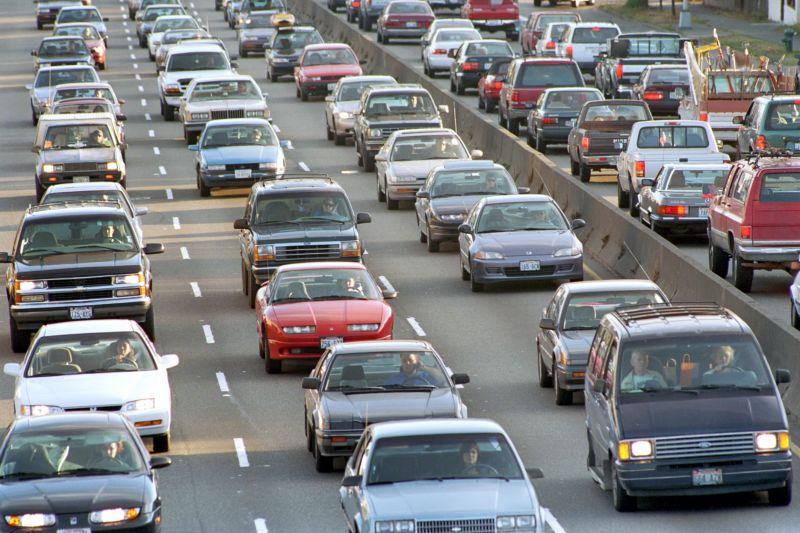
#> input picture images/cars.jpg, 800 x 533 px, given in place of solidWhiteRight.mp4, which was not available
$ python find_lane_live.py
#> lines starting #> are read from the running program, lines starting #| are printed output that depends on the picture; after the words box and inside, x2 and y2 are one past the last pixel; in counts of white or black regions, pixels touching at a corner belong together; pictures that were not available may be replaced by others from this repository, and a replacement may not be noted
#> further down, frame is the input picture: shape (533, 800, 3); mean B, G, R 128, 126, 124.8
import numpy as np
import cv2

def processImage (image):
    #Loading test images
    #image = cv2.imread('test_images/solidWhiteRight.jpg')

    #Convert to Grey Image
    grey_image = cv2.cvtColor(image, cv2.COLOR_BGR2GRAY)
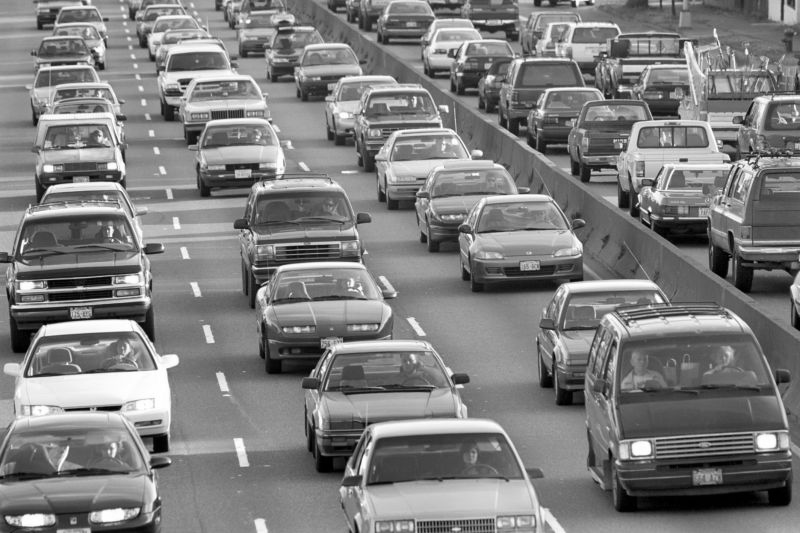
#> grey_image: shape (533, 800); min 0, max 255, mean 125.9

    # Define a kernel size and apply Gaussian smoothing
    kernel_size = 5
    blur_gray = cv2.GaussianBlur(grey_image,(kernel_size, kernel_size),0)

    # Define our parameters for Canny and apply
    low_threshold = 50
    high_threshold = 150
    edges = cv2.Canny(blur_gray, low_threshold, high_threshold)
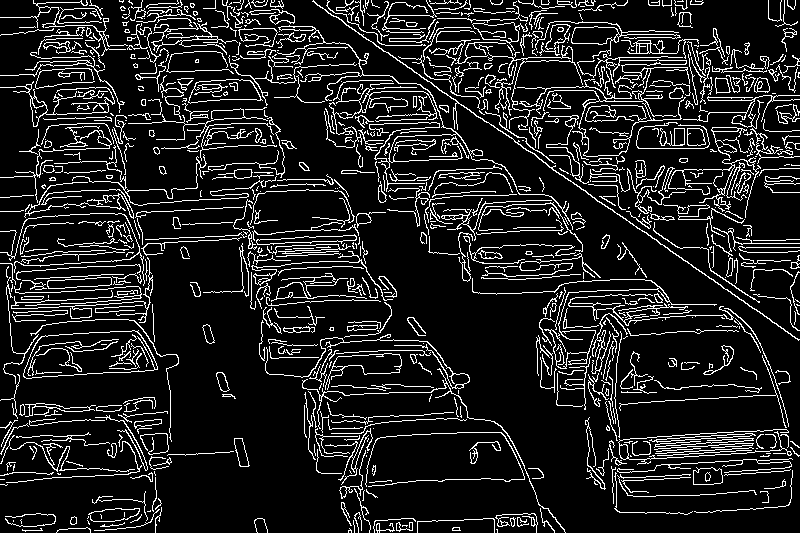
#> edges: shape (533, 800); 12.6% white in thin lines or dots

    # Next we'll create a masked edges image using cv2.fillPoly()
    mask = np.zeros_like(edges)
    ignore_mask_color = 255

    # Defining Region of Interest
    imshape = image.shape
#> imshape = (533, 800, 3)
    vertices = np.array([[(0,imshape[0]),(450, 320), (500, 320), (imshape[1],imshape[0])]], dtype=np.int32)
    cv2.fillPoly(mask, vertices, ignore_mask_color)
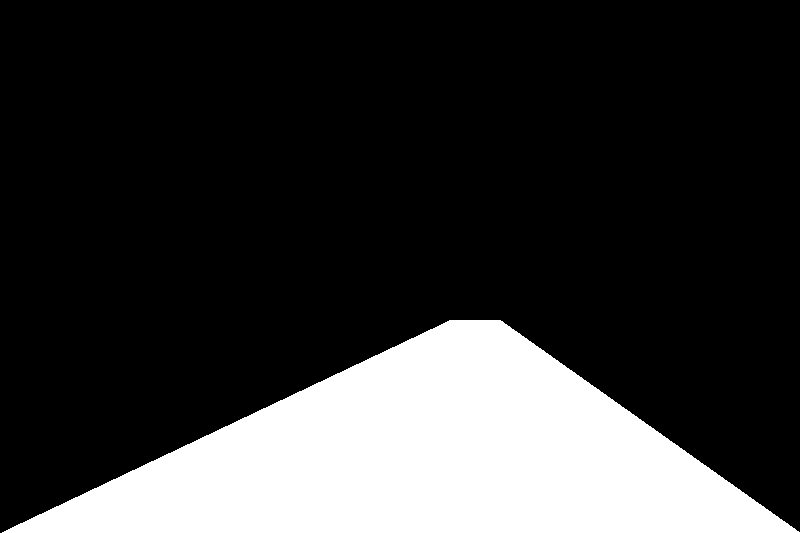
#> mask: shape (533, 800); 21.2% white; 1 white region, box (x1, y1, x2, y2) and area: (2, 320, 800, 533) 90578
    masked_edges = cv2.bitwise_and(edges, mask)
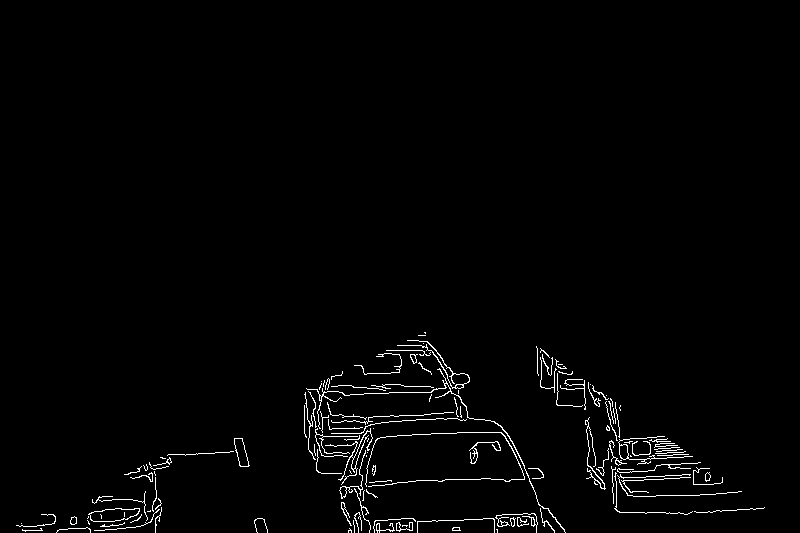
#> masked_edges: shape (533, 800); 1.6% white in thin lines or dots, all inside (x1, y1, x2, y2) = (16, 332, 765, 533)

    # Define the Hough transform parameters
    # Make a blank the same size as our image to draw on
    rho = 2 # distance resolution in pixels of the Hough grid
    theta = np.pi/180 # angular resolution in radians of the Hough grid
    threshold = 15     # minimum number of votes (intersections in Hough grid cell)
    min_line_length = 40 #minimum number of pixels making up a line
    max_line_gap = 30    # maximum gap in pixels between connectable line segments
    line_image = np.copy(image)*0 # creating a blank to draw lines on
#> line_image: shape (533, 800, 3); every value is 0

    # Run Hough on edge detected image
    # Output "lines" is an array containing endpoints of detected line segments
    lines = cv2.HoughLinesP(masked_edges, rho, theta, threshold, np.array([]),
                                min_line_length, max_line_gap)
#> lines = 220 rows, first 6: [92, 500, 156, 497], [586, 478, 645, 477], [304, 423, 401, 421], [54, 521, 159, 521], [343, 481, 442, 481], [587, 464, 722, 481]

    # Iterate over the output "lines" and draw lines on a blank image
    for line in lines:
        for x1,y1,x2,y2 in line:
            cv2.line(line_image,(x1,y1),(x2,y2),(255,0,0),10)
#> this loop made 220 passes
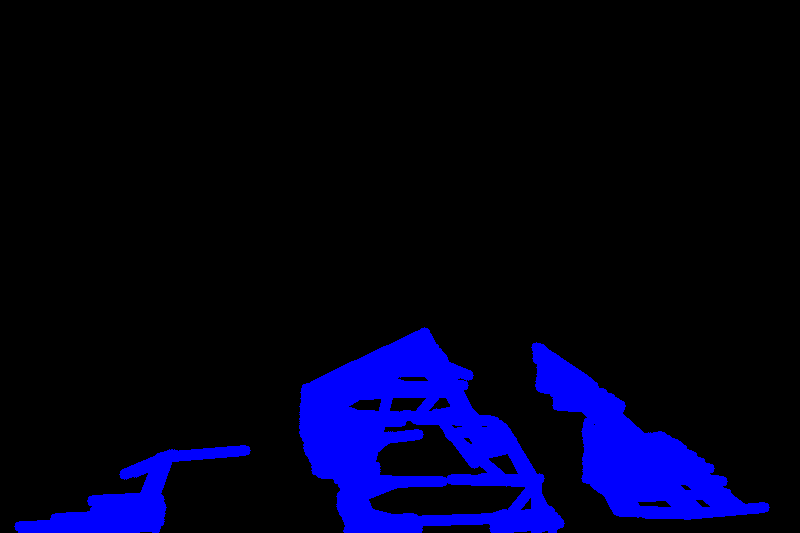
#> line_image: shape (533, 800, 3); mean B, G, R 28.4, 0, 0

    # Create a "color" binary image to combine with line image
    #color_edges = np.dstack((edges, edges, edges))

    # Draw the lines on the original image
    lines_edges = cv2.addWeighted(image, 0.8, line_image, 1, 0)
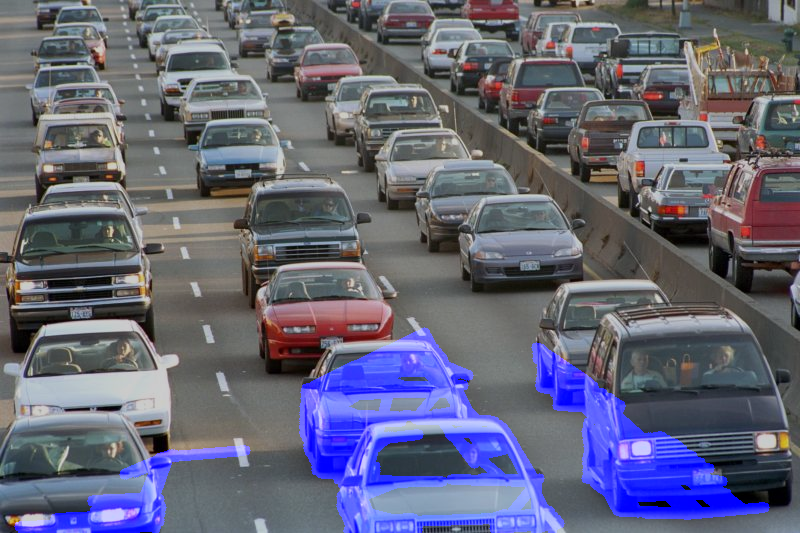
#> lines_edges: shape (533, 800, 3); mean B, G, R 120.1, 100.8, 99.8
    return lines_edges


video_capture = cv2.VideoCapture('test_videos/solidWhiteRight.mp4')

while (video_capture.isOpened()):
    ret, frame = video_capture.read()
    if ret:
        output = processImage(frame)
        cv2.imshow('frame',output)
        if cv2.waitKey(1) & 0xFF == ord('q'):
#> (key q is pressed here)
            break
    else:
        break

# Release everything if job is finished
video_capture.release()
cv2.destroyAllWindows()

#cv2.imshow('Test image',lines_edges)
#cv2.waitKey(0)
#cv2.destroyAllWindows()

$ run again, on images/clear.jpg
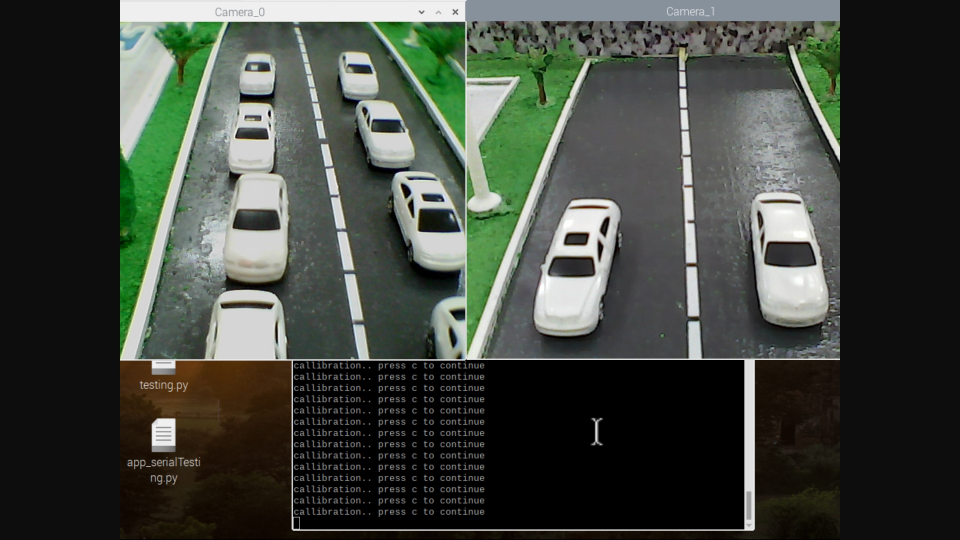
#> input picture images/clear.jpg, 1920 x 1080 px, given in place of solidWhiteRight.mp4, which was not available (shown at 1/2 size)
#> frame is the input picture: shape (1080, 1920, 3); mean B, G, R 62.4, 70.3, 64.9
#> edges: shape (1080, 1920); 3.4% white in thin lines or dots, all inside (x1, y1, x2, y2) = (239, 0, 1681, 1062)
#> mask: shape (1080, 1920); 36.1% white; 1 white region, box (x1, y1, x2, y2) and area: (0, 320, 1920, 1080) 749310
#> masked_edges: shape (1080, 1920); 1.6% white in thin lines or dots, all inside (x1, y1, x2, y2) = (239, 320, 1510, 1062)
#> lines = 668 rows, first 6: [586, 1061, 1506, 1061], [929, 720, 1248, 720], [582, 959, 968, 959], [582, 887, 721, 887], [583, 1058, 1509, 1058], [582, 953, 720, 953]
#> the loop in processImage, `for line in lines:` made 668 passes
#> after the loop in processImage, `for line in lines:`:
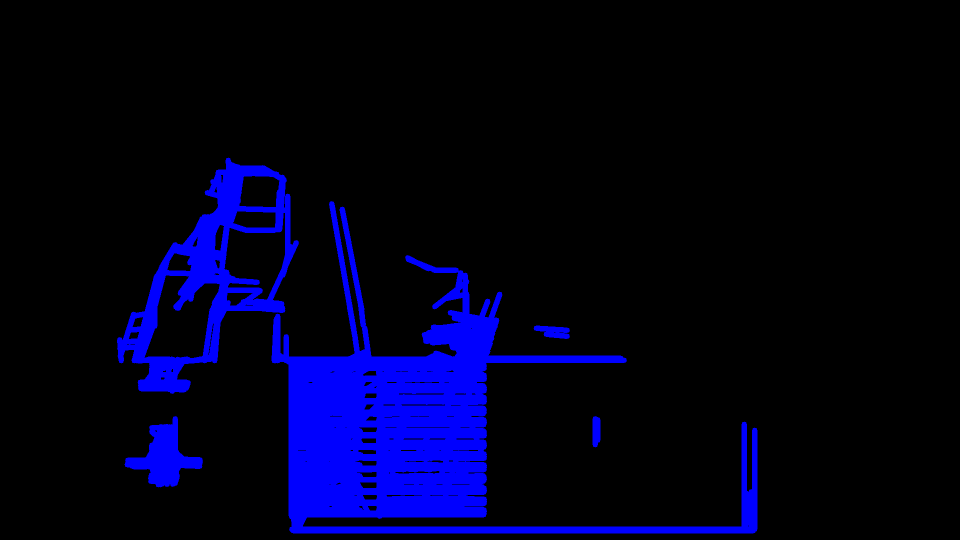
#> line_image: shape (1080, 1920, 3) (shown at 1/2 size); mean B, G, R 28, 0, 0
#> in processImage, `lines_edges = cv2.addWeighted(image, 0.8, line_image, 1, 0)`:
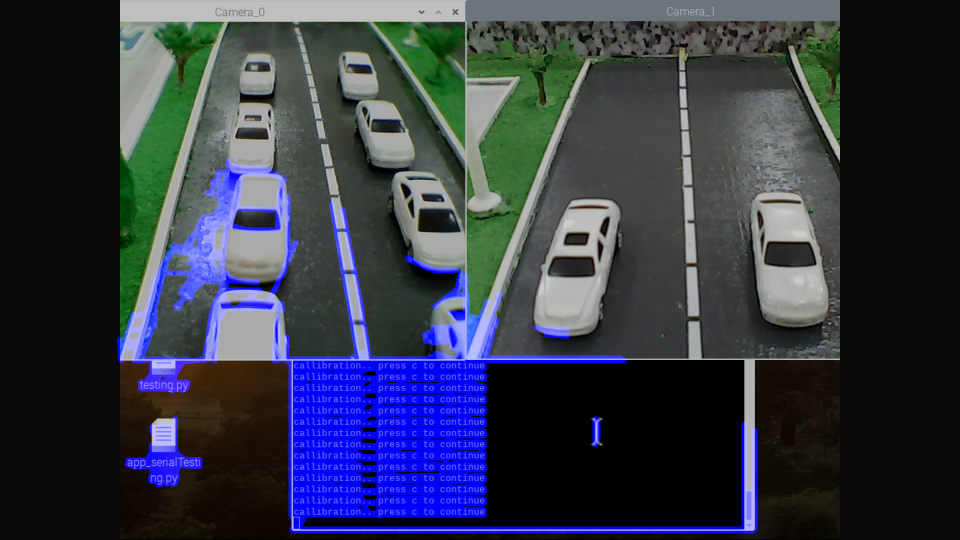
#> lines_edges: shape (1080, 1920, 3) (shown at 1/2 size); mean B, G, R 72.2, 56.1, 51.8
